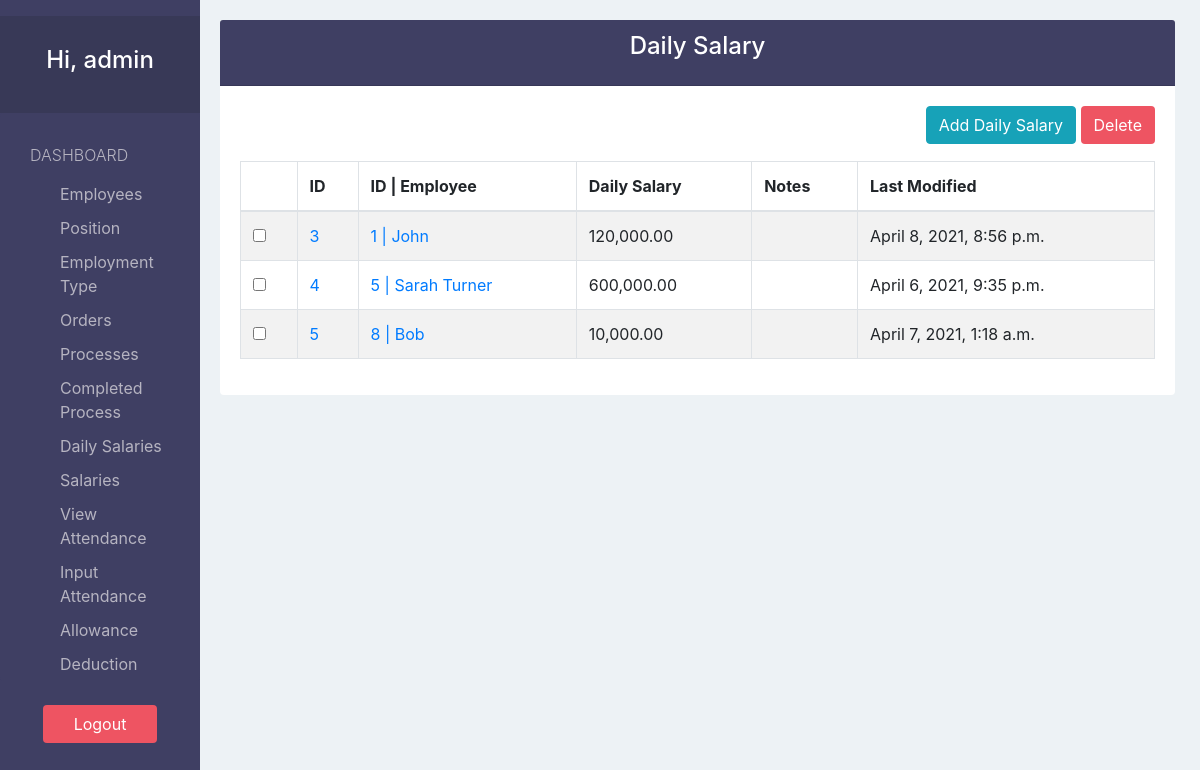
Page /dailySalary/ (signed in) on the earlier database version.
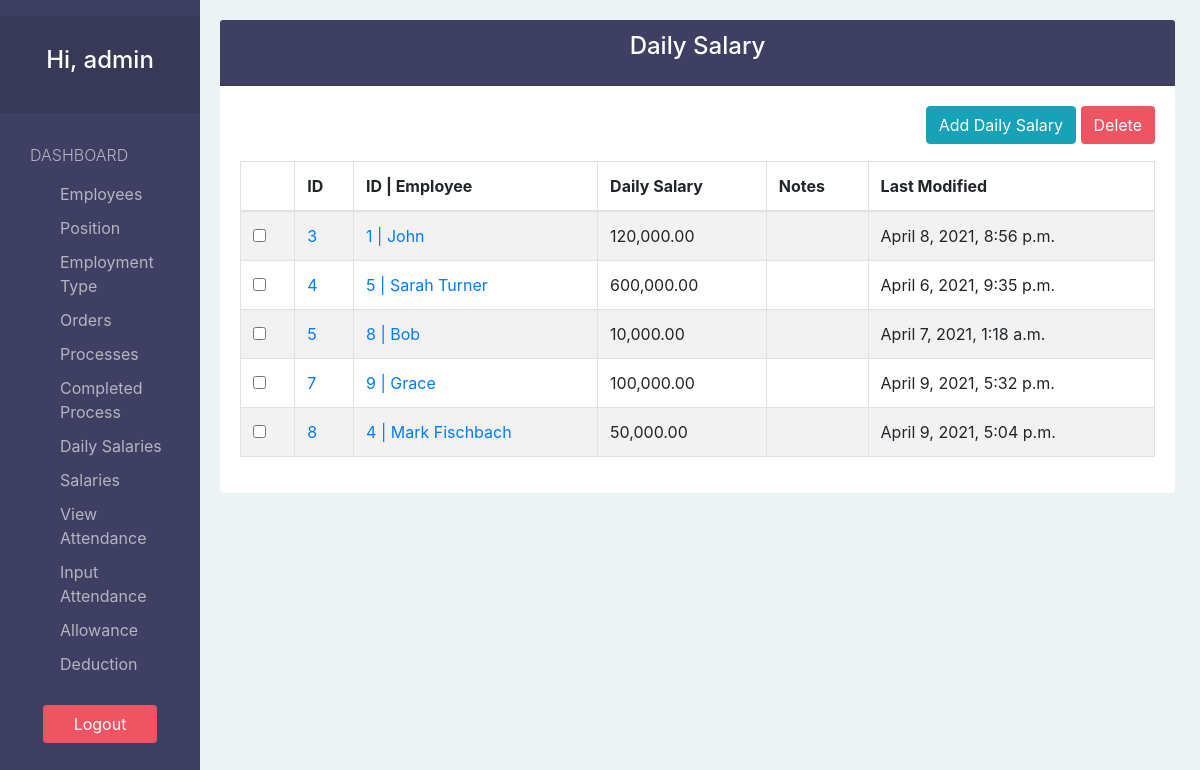
Same page on the later database version.
### payrollApp/models.py (models this page shows)
class DailySalary(models.Model):
  employeeID    = models.OneToOneField('Employee', on_delete=models.CASCADE, unique=True)
  dailySalary   = models.DecimalField(decimal_places=2, max_digits=100, validators=[MinValueValidator(0, message="Daily salary can't be smaller than 0")])
  notes         = models.TextField(blank=True, null=True)
  lastModified  = models.DateTimeField(auto_now=True)

class Employee(models.Model):
  firstName      = models.CharField(max_length=30)
  lastName       = models.CharField(max_length=30, blank=True, null=True)
  phoneNumber    = models.CharField(max_length=15, blank=True, null=True)
  email          = models.CharField(max_length=100, blank=True, null=True)
  address        = models.CharField(max_length=200, blank=True, null=True)
  positionID     = models.ForeignKey('Position', default=None, null=True, on_delete=models.SET_DEFAULT, blank=True)
  employmentTypeID = models.ForeignKey('EmploymentType', default=None, null=True, on_delete=models.SET_DEFAULT, blank=True)
  hireDate       = models.DateTimeField(auto_now_add=True)
  terminationDate= models.DateTimeField(blank=True, null=True)
  notes          = models.TextField(blank=True, null=True)
  def __str__(self):
    if self.lastName:
      return str(self.id)+" | "+self.firstName.capitalize()+" "+self.lastName.capitalize()
    else:
      return str(self.id)+" | "+self.firstName.capitalize()

### payrollApp/views.py (the view)
# urls.py: path('dailySalary/', views.dailySalary_view, name="dailySalary"),
@login_required(login_url='login')
def dailySalary_view(request):
  dailySalaries = DailySalary.objects.all()
  flag   = True
  if not dailySalaries:
    flag=False
  context = {
    'dailySalaries':dailySalaries,
    'flags':flag
  }
  return render(request, 'salary/dailySalary.html', context)

### payrollApp/templatetags/customtags.py (called while the page is built)
@register.filter(name='getID')
def getID(value):
  if value != str('None'):
    return int(value.split("|")[0])
  else:
    return 'None'

### payrollApp/templates/salary/dailySalary.html
{% extends 'view_base.html' %}
{% load customtags %}
{% load humanize %}
{% block viewTitle %}Daily Salary{% endblock %}
{% block addBtn %}
<a href="{% url 'create-dailySalary' %}" class="btn btn-info">Add Daily Salary</a>
{% endblock %}
{% block columns %}
  {% if flags %}
  {% block form %}
    <form action="{% url 'delete-dailySalary'%}?next={{ request.path }}" method="POST">{% csrf_token %}
  {% endblock %}
    <th></th>
    <th>ID</th>
    <th>ID | Employee</th>
    <th>Daily Salary</th>
    <th>Notes</th>
    <th>Last Modified</th>
  {% endif %}
{% endblock %}
{% block tbodyContent %}
  {% if not flags %}
  <h3>No Salary Record</h3>
  {% else %}
    {% for dailySalary  in dailySalaries %}
      <tr>
        <td><input type="checkbox" name="selected" value="{{ dailySalary.id }}" id="enableDeleteBtn"></td>
        <td><a href="{% url 'edit-dailySalary' dailySalary.id %}">{{ dailySalary.id }}</a></td>
        <td><a href="{% url 'edit-employee' dailySalary.employeeID|escape|getID %}?next={{ request.path }}">{{ dailySalary.employeeID }}</a></td>
        <td>{{ dailySalary.dailySalary|intcomma }}</td>
        <td>{{ dailySalary.notes|slice:"0:37" }}{% if dailySalary.notes|length > 37 %}...{% endif %}</td>
        <td>{{ dailySalary.lastModified }}</td>
      </tr>
    {% endfor %}
  {% endif %}
{% endblock %}

Differences in the rows shown:
added DailySalary: id "7", employeeID "9 | Grace", dailySalary "100,000.00", lastModified "April 9, 2021, 5:32 p.m."
added DailySalary: id "8", employeeID "4 | Mark Fischbach", dailySalary "50,000.00", lastModified "April 9, 2021, 5:04 p.m."
